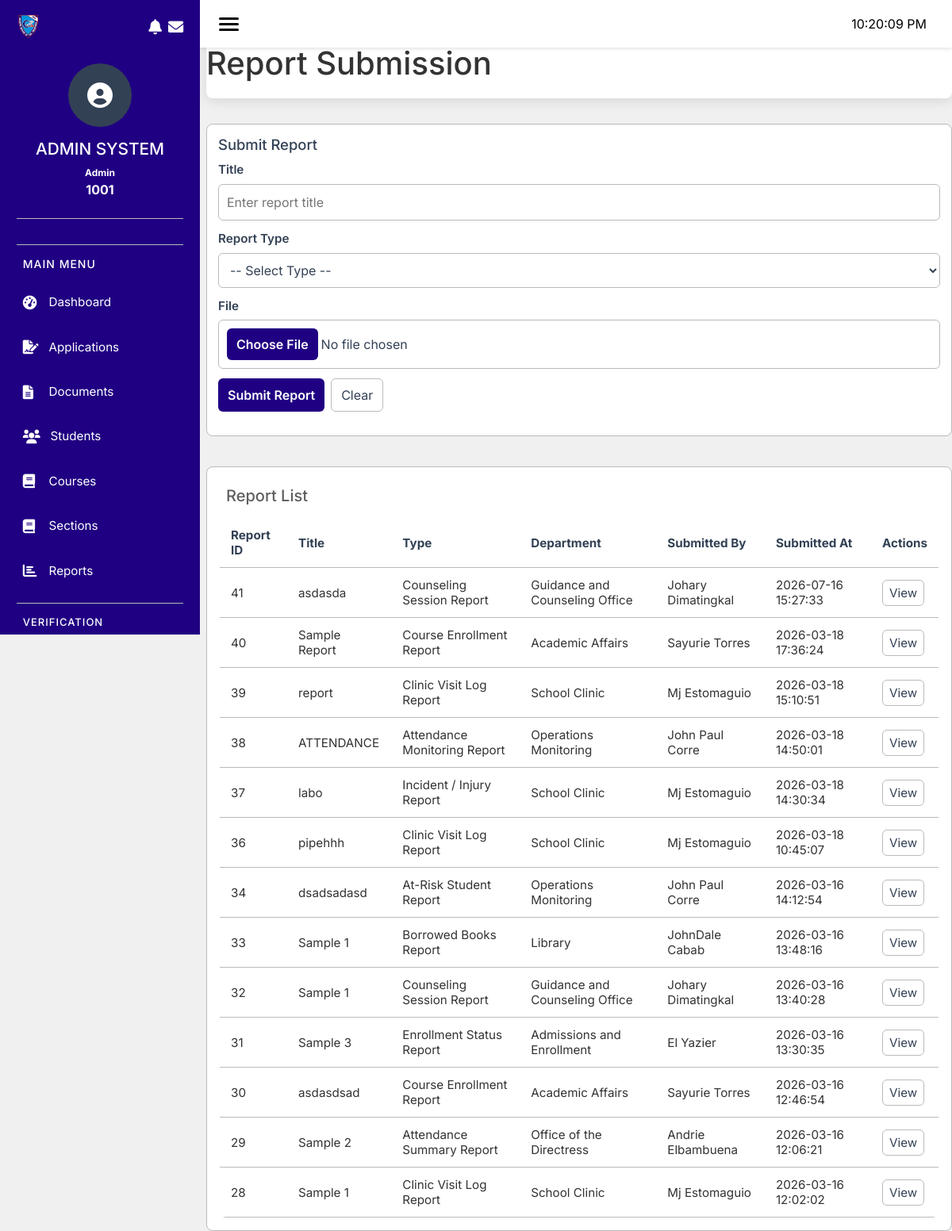
The app's page /modules/enrollment/admin/report-submission.php (signed in) with its own data.
### tables this page shows
CREATE TABLE `sd_reports` (
  `report_id` int(11) NOT NULL AUTO_INCREMENT,
  `title` varchar(255) NOT NULL,
  `description` text DEFAULT NULL,
  `summary` text DEFAULT NULL,
  `findings` text DEFAULT NULL,
  `recommendations` text DEFAULT NULL,
  `file_path` varchar(255) DEFAULT NULL,
  `pdf_path` varchar(255) DEFAULT NULL,
  `ai_summary` text DEFAULT NULL,
  `department_id` int(11) DEFAULT NULL,
  `submitted_by` int(10) DEFAULT NULL,
  `reviewed_by` int(10) DEFAULT NULL,
  `reviewed_at` datetime DEFAULT NULL,
  `review_notes` text DEFAULT NULL,
  `decided_by` int(10) DEFAULT NULL,
  `decided_at` datetime DEFAULT NULL,
  `decision_notes` text DEFAULT NULL,
  `created_at` datetime DEFAULT current_timestamp(),
  `status` enum('draft','submitted','reviewed','approved','rejected') NOT NULL DEFAULT 'draft',
  `submitted_at` datetime DEFAULT NULL,
  `report_type` int(11) DEFAULT NULL,
  PRIMARY KEY (`report_id`),
  KEY `department_id` (`department_id`),
  KEY `submitted_by` (`submitted_by`),
  KEY `report_type` (`report_type`),
  KEY `fk_sd_reports_reviewed_by` (`reviewed_by`),
  KEY `fk_sd_reports_decided_by` (`decided_by`),
  CONSTRAINT `fk_sd_reports_decided_by` FOREIGN KEY (`decided_by`) REFERENCES `em_employees` (`employee_id`) ON DELETE SET NULL,
  CONSTRAINT `fk_sd_reports_reviewed_by` FOREIGN KEY (`reviewed_by`) REFERENCES `em_employees` (`employee_id`) ON DELETE SET NULL,
  CONSTRAINT `sd_reports_ibfk_1` FOREIGN KEY (`department_id`) REFERENCES `em_departments` (`department_id`),
  CONSTRAINT `sd_reports_ibfk_2` FOREIGN KEY (`submitted_by`) REFERENCES `em_employees` (`employee_id`),
  CONSTRAINT `sd_reports_ibfk_3` FOREIGN KEY (`report_type`) REFERENCES `sd_report_type` (`type_id`)
);

CREATE TABLE `sd_report_type` (
  `type_id` int(11) NOT NULL AUTO_INCREMENT,
  `report_type` varchar(100) DEFAULT NULL,
  `department_id` int(100) DEFAULT NULL,
  PRIMARY KEY (`type_id`),
  KEY `department_id` (`department_id`),
  CONSTRAINT `sd_report_type_ibfk_1` FOREIGN KEY (`department_id`) REFERENCES `em_departments` (`department_id`)
);

CREATE TABLE `sd_department` (
  `department_id` int(100) NOT NULL,
  `department_name` varchar(100) DEFAULT NULL,
  `department_head` bigint(100) DEFAULT NULL
);

### database/config.php (called while the page is built)
<?php
return (static function () {
    $localPath = __DIR__ . '/config.local.php';
    $local = is_file($localPath) ? require $localPath : [];
    if (!is_array($local)) {
        throw new RuntimeException('database/config.local.php must return an array.');
    }
    $env = static function (array $names, $fallback, bool $allowEmpty = false) {
        foreach ($names as $name) {
            $value = getenv($name);
            if ($value !== false && ($allowEmpty || $value !== '')) {
                return $value;
            }
        }
        return $fallback;
    };
    return [
        'host' => $env(['DB_HOST'], $local['host'] ?? 'localhost'),
        'port' => $env(['DB_PORT'], $local['port'] ?? '3306'),
        'dbname' => $env(['DB_DATABASE', 'DB_NAME'], $local['dbname'] ?? 'moni_test'),
        'username' => $env(['DB_USER'], $local['username'] ?? 'moni_monitoring'),
        'password' => $env(['DB_PASSWORD', 'DB_PASS'], $local['password'] ?? '', true),
        'charset' => 'utf8mb4',
        'options' => [
            PDO::ATTR_ERRMODE => PDO::ERRMODE_EXCEPTION,
            PDO::ATTR_DEFAULT_FETCH_MODE => PDO::FETCH_ASSOC,
            PDO::ATTR_EMULATE_PREPARES => false,
            PDO::ATTR_PERSISTENT => false,
        ],
        'timezone' => '+08:00',
    ];
})();

### database/db.php (called while the page is built, shortened)
<?php
class Database {
    private $conn;
    public function __construct() {
        $config = require __DIR__ . '/config.php';
        $this->host = $config['host'];
        $this->port = $config['port'];
        $this->db   = $config['dbname'];
        $this->user = $config['username'];
        $this->pass = $config['password'];
        try {
            $dsn = "mysql:host={$this->host};port={$this->port};dbname={$this->db};charset=utf8mb4";
            $this->conn = new PDO($dsn, $this->user, $this->pass);
            $this->conn->setAttribute(PDO::ATTR_ERRMODE, PDO::ERRMODE_EXCEPTION);
            $this->conn->setAttribute(PDO::ATTR_DEFAULT_FETCH_MODE, PDO::FETCH_ASSOC);
        } catch (PDOException $e) {
            die("DB Connection failed: " . $e->getMessage());
        }
    }
    public function getConnection() {
        return $this->conn;
    }
}

### modules/enrollment/classes/Report.php (called while the page is built, shortened)
<?php
    include_once __DIR__ . '/../../../database/db.php';
    class Report {
        private $conn;
        public function __construct($pdo = null) {
            if ($pdo instanceof PDO) {
                $this->conn = $pdo;
            } else {
                $database = new Database();
                $this->conn = $database->getConnection();
            }
        }
        public function getReports($department_id = null) {
            $sql = "SELECT
                        r.report_id,
                        r.title,
                        r.description,
                        r.file_path,
                        r.submitted_at,
                        d.department_name,
                        CONCAT(e.first_name, ' ', e.last_name) AS submitted_by,
                        rt.report_type AS report_type
                    FROM `sd_reports` r
                    LEFT JOIN `sd_department` d ON r.department_id = d.department_id
                    LEFT JOIN `sms_employee` e ON r.submitted_by = e.employee_id
                    LEFT JOIN `sd_report_type` rt ON r.report_type = rt.type_id";
            $sql .= " ORDER BY r.submitted_at DESC";
            $stmt = $this->conn->prepare($sql);
            if (!is_null($department_id)) {
                $stmt->execute([':department_id' => $department_id]);
            } else {
                $stmt->execute();
            }
            return $stmt->fetchAll(PDO::FETCH_ASSOC);
        }
    }

### modules/enrollment/admin/report-submission.php (the view, shortened to what this page needs)
<?php
include __DIR__ . '/../classes/Report.php';
$reportClass = new Report();
$reports = $reportClass->getReports() ?? [];
include '../includes/header.php';
include '../includes/sidebar_admin.php';
?>
 <link rel="stylesheet" href="../css/pages/report-submission-management.css">
<div class="module-header" style="padding-left: 0;">
        <h1>Report Submission</h1>
    </div>
    <div class="module-content" style="padding: 0;">
        <div class="rsm-controls">
            <div class="rsm-upload">
                <h3>Submit Report</h3>
                <form id="report-upload-form" enctype="multipart/form-data">
                    <div class="form-group">
                        <label for="report-title">Title</label>
                        <input id="report-title" name="title" type="text" placeholder="Enter report title" required>
                    </div>
                    <div class="form-group">
                        <label for="report-type">Report Type</label>
                        <select id="report-type" name="report_type" required>
                            <option value="">-- Select Type --</option>
                        </select>
                    </div>
                    <div class="form-group">
                        <label for="report-file">File</label>
                        <input class="file-btn" id="report-file" name="file" type="file" accept=".pdf,.doc,.docx,.xls,.xlsx" required>
                    </div>
                    <div class="form-actions">
                        <button type="submit" id="submit-btn" class="btn-upload">Submit Report</button>
                        <button type="reset" id="reset-btn" class="btn-cancel">Clear</button>
                    </div>
                </form>
            </div>
            <div class="form-section" style="margin-top: 20px;">
                <div class="rsm-list table-responsive">
                    <div class="rsm-list-head">
                        <h3 style="margin: 0; color: var(--color5); font-size: 1.25rem;">Report List</h3>
                    </div>
                    <table class="rsm-table">
                        <thead>
                            <tr>
                                <th>Report ID</th>
                                <th>Title</th>
                                <th>Type</th>
                                <th>Department</th>
                                <th>Submitted By</th>
                                <th>Submitted At</th>
                                <th>Actions</th>
                            </tr>
                        </thead>
                        <tbody>
                            <?php if (!empty($reports)) : ?>
                                <?php foreach ($reports as $report) : ?>
                                <tr>
                                    <td><?= htmlspecialchars($report['report_id']) ?></td>
                                    <td><?= htmlspecialchars($report['title']) ?></td>
                                    <td><?= htmlspecialchars($report['report_type'] ?? 'N/A') ?></td>
                                    <td><?= htmlspecialchars($report['department_name'] ?? 'N/A') ?></td>
                                    <td><?= htmlspecialchars($report['submitted_by'] ?? 'N/A') ?></td>
                                    <td><?= htmlspecialchars($report['submitted_at'] ?? 'N/A') ?></td>
                                    <td>
                                        <?php if (!empty($report['file_path'])) : ?>
                                            <a style="color:var(--color2); text-decoration:none; border:1px solid var(--color4); padding:6px 8px; border-radius:6px; display:inline-block;" href="<?= htmlspecialchars($report['file_path']) ?>" target="_blank" class="btn-view">View</a>
                                        <?php else : ?>
                                            <span class="muted">No file</span>
                                        <?php endif; ?>
                                    </td>
                                </tr>
                                <?php endforeach; ?>
                            <?php else : ?>
                                <tr class="no-data">
                                    <td colspan="7" class="muted">No reports found.</td>
                                </tr>
                            <?php endif; ?>
                        </tbody>
                    </table>
                </div>
            </div>
        </div>
    </div>

### modules/enrollment/css/pages/report-submission-management.css (style rules this page uses)
.rsm-controls { display: grid; gap: 18px; align-items: start; margin-top: 16px; }
.rsm-upload { background: var(--color3); border: 1px solid var(--color4); padding: 14px; border-radius: 8px; }
.rsm-upload h3 { margin: 0 0 10px; color: var(--color2); font-size: 1.15rem; background-color: var(--color3); }
.form-group { margin-bottom: 12px; }
.form-group label { display: block; margin-bottom: 6px; color: var(--color2); font-weight: 600; font-size: 0.95rem; }
input[type="text"], textarea, input[type="file"] { width: 100%; padding: 10px; border-radius: 6px; border: 1px solid var(--color4); background: var(--color3); color: var(--color2); }
.form-actions { display: flex; gap: 8px; margin-top: 8px; }
.btn-upload { background: var(--color1); color: var(--color3); padding: 8px 12px; border: none; border-radius: 6px; cursor: pointer; font-weight: 600; }
.btn-cancel { background: transparent; color: var(--color2); padding: 8px 12px; border: 1px solid var(--color4); border-radius: 6px; cursor: pointer; }
.rsm-list-head { display: flex; justify-content: space-between; align-items: center; gap: 12px; margin-bottom: 8px; background-color: var(--color3); padding: 8px; }
.rsm-table { width: 100%; border-collapse: collapse; background: var(--color3); border-radius: 8px; overflow: hidden; }
.rsm-table th, .rsm-table td { padding: 12px 14px; border-bottom: 1px solid var(--color4); text-align: left; font-size: 0.95rem; }
.rsm-table thead th { font-weight: 700; color: var(--color2); }

### modules/enrollment/css/layout/module-container.css (style rules this page uses)
.module-header { background: var(--color3); padding: 1.5rem; border-radius: 8px; box-shadow: 0 4px 15px rgba(0, 0, 0, 0.1); margin-bottom: 2rem; min-height: 100px; display: flex; flex-direction: column; justify-content: center; }
.module-content { min-height: 500px; }

### modules/enrollment/css/pages/approval-decision-support.css (style rules this page uses)
.form-section { margin-top: 12px; background-color: var(--color3); padding: 1rem; border-radius: 8px; border: 1px solid var(--color4); }
.module-content { margin-left: 260px; padding: 20px; width: calc(100% - 260px); }
.module-header { margin-left: 260px; padding: 20px 20px 0 20px; }

### modules/enrollment/css/pages/concerns-issue-tracking.css (style rules this page uses)
body { margin: 0; padding: 0; }
.module-header, .module-content { margin-left: 260px; transition: margin-left 0.3s ease; }
.form-group { margin-bottom: 12px; }
.form-group label { display: block; margin-bottom: 6px; color: var(--color2); font-weight: 600; font-size: 0.95rem; }
input[type="text"], textarea, select { width: 100%; padding: 10px; border-radius: 6px; border: 1px solid var(--color4); background: var(--color3); color: var(--color2); }
.form-actions { display: flex; gap: 8px; margin-top: 8px; }
.btn-view { padding: 6px 8px; border-radius: 6px; background: transparent; color: var(--color2); border: 1px solid var(--color4); cursor: pointer; text-decoration: none; }
.btn-cancel { background: transparent; color: var(--color2); padding: 8px 12px; border: 1px solid var(--color4); border-radius: 6px; cursor: pointer; }

### modules/enrollment/css/base/global.css (style rules this page uses)
body { background: var(--color9); }

### records on screen
sd_reports: report_id "41", title "asdasda", report_type.report_type "Counseling Session Report", sd_department.department_name "Guidance and Counseling Office", submitted_by "Johary Dimatingkal", submitted_at "2026-07-16 15:27:33"
sd_reports: report_id "40", title "Sample Report", report_type.report_type "Course Enrollment Report", sd_department.department_name "Academic Affairs", submitted_by "Sayurie Torres", submitted_at "2026-03-18 17:36:24"
sd_reports: report_id "39", title "report", report_type.report_type "Clinic Visit Log Report", sd_department.department_name "School Clinic", submitted_by "Mj Estomaguio", submitted_at "2026-03-18 15:10:51"
sd_reports: report_id "38", title "ATTENDANCE", report_type.report_type "Attendance Monitoring Report", sd_department.department_name "Operations Monitoring", submitted_by "John Paul Corre", submitted_at "2026-03-18 14:50:01"
sd_reports: report_id "37", title "labo", report_type.report_type "Incident / Injury Report", sd_department.department_name "School Clinic", submitted_by "Mj Estomaguio", submitted_at "2026-03-18 14:30:34"
sd_reports: report_id "36", title "pipehhh", report_type.report_type "Clinic Visit Log Report", sd_department.department_name "School Clinic", submitted_by "Mj Estomaguio", submitted_at "2026-03-18 10:45:07"
sd_reports: report_id "34", title "dsadsadasd", report_type.report_type "At-Risk Student Report", sd_department.department_name "Operations Monitoring", submitted_by "John Paul Corre", submitted_at "2026-03-16 14:12:54"
sd_reports: report_id "33", title "Sample 1", report_type.report_type "Borrowed Books Report", sd_department.department_name "Library", submitted_by "JohnDale Cabab", submitted_at "2026-03-16 13:48:16"
sd_reports: report_id "32", title "Sample 1", report_type.report_type "Counseling Session Report", sd_department.department_name "Guidance and Counseling Office", submitted_by "Johary Dimatingkal", submitted_at "2026-03-16 13:40:28"
sd_reports: report_id "31", title "Sample 3", report_type.report_type "Enrollment Status Report", sd_department.department_name "Admissions and Enrollment", submitted_by "El Yazier", submitted_at "2026-03-16 13:30:35"
sd_reports: report_id "30", title "asdasdsad", report_type.report_type "Course Enrollment Report", sd_department.department_name "Academic Affairs", submitted_by "Sayurie Torres", submitted_at "2026-03-16 12:46:54"
sd_reports: report_id "29", title "Sample 2", report_type.report_type "Attendance Summary Report", sd_department.department_name "Office of the Directress", submitted_by "Andrie Elbambuena", submitted_at "2026-03-16 12:06:21"
sd_reports: report_id "28", title "Sample 1", report_type.report_type "Clinic Visit Log Report", sd_department.department_name "School Clinic", submitted_by "Mj Estomaguio", submitted_at "2026-03-16 12:02:02"

### other values on screen
$admin_name "Admin"
$_SESSION['employee_id'] "1001"
